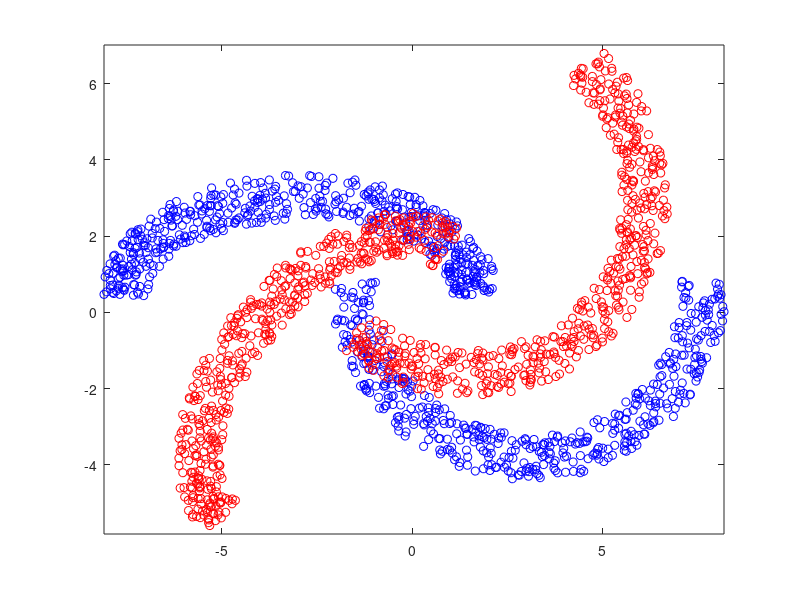

MATLAB code for this plot:
% 20161221
% two-moon dataset generator
% sDANN: Shallow Domain-Adversarial Training of Neural Networks (toy
% example)
% written by BISPL, KAIST, Jaejun Yoo
% e-mail: jaejun2004@gmail.com

center1 = -1.5;
center2 = 1.5;
nb_sample = 1000;
radius = 2;
theta = linspace(0,pi,nb_sample);
noise = rand(1,nb_sample)*0.6;
semi_up = [(radius+noise).*cos(theta) + center1;(radius-1+noise).*sin(theta)-0.2];
semi_down = [(radius+noise).*cos(-1*theta) + center2; (radius+noise).*sin(-1*theta)];
% figure;
% plot(semi_up(1,:),semi_up(2,:),'bo')
% hold on
% plot(semi_down(1,:),semi_down(2,:),'ro')

x = [semi_up,semi_down]';
y = [ones(length(semi_up),1);-1*ones(length(semi_down),1)];
idx = randperm(2*nb_sample,2*nb_sample);
xt = x(idx(1:nb_sample),:);
yt = y(idx(1:nb_sample));
x = x(idx(nb_sample+1:end),:);
y = y(idx(nb_sample+1:end));

theta = 15;
theta = theta*pi/180;
rotation = [  [cos(theta), sin(theta)]; [-sin(theta), cos(theta)] ];
xt = xt * rotation;

dataMean = mean(x);
X = 2*bsxfun(@minus, x, dataMean);
X_adapt = 2*bsxfun(@minus, xt, dataMean);
theta = 35;
theta = theta*pi/180;
rotation = [  [cos(theta), sin(theta)]; [-sin(theta), cos(theta)] ];
X_adapt = X_adapt*rotation;
Y = ones(numel(y),1).*(y==1)+ 2*ones(numel(y),1).*(y==-1);

figure, 
plot(X(:,1),X(:,2),'bo')
hold on 
plot(X_adapt(:,1),X_adapt(:,2),'ro')
axis equal

save('2Moons_v2','X','X_adapt','Y','x','xt','y','yt');



